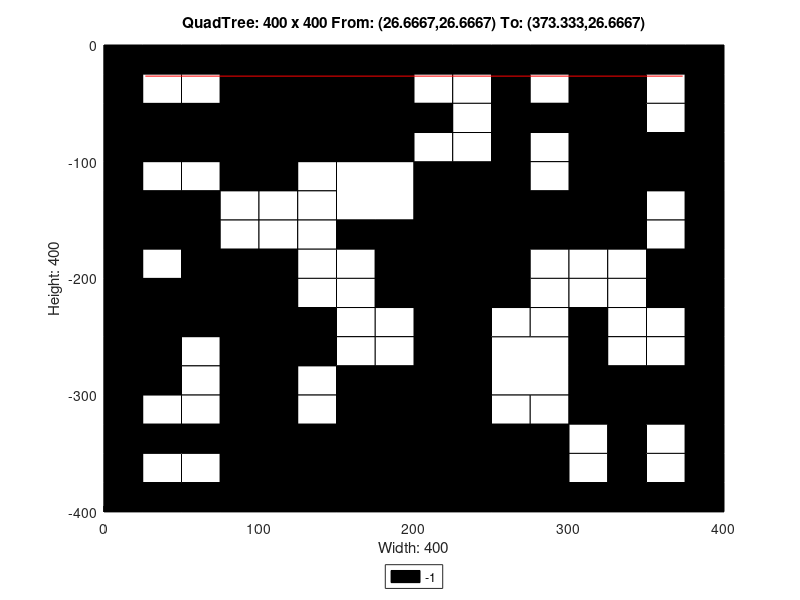

Recreate this plot in MATLAB.
axis([0 400 -400 0]);
title('QuadTree: 400 x 400 From: (26.6667,26.6667) To: (373.333,26.6667)');
xlabel('Width: 400');
ylabel('Height: 400');
rectangle('Position',[100 -100 100 100], 'FaceColor',[0 0 0]);
rectangle('Position',[0 -100 50 50], 'FaceColor',[0 0 0]);
rectangle('Position',[50 -100 50 50], 'FaceColor',[0 0 0]);
rectangle('Position',[150 -150 50 50], 'FaceColor',[1 1 1]);
rectangle('Position',[300 -50 50 50], 'FaceColor',[0 0 0]);
rectangle('Position',[300 -100 50 50], 'FaceColor',[0 0 0]);
rectangle('Position',[200 -150 50 50], 'FaceColor',[0 0 0]);
rectangle('Position',[200 -200 50 50], 'FaceColor',[0 0 0]);
rectangle('Position',[300 -150 50 50], 'FaceColor',[0 0 0]);
rectangle('Position',[0 -250 50 50], 'FaceColor',[0 0 0]);
rectangle('Position',[50 -250 50 50], 'FaceColor',[0 0 0]);
rectangle('Position',[0 -300 50 50], 'FaceColor',[0 0 0]);
rectangle('Position',[150 -350 50 50], 'FaceColor',[0 0 0]);
rectangle('Position',[100 -400 50 50], 'FaceColor',[0 0 0]);
rectangle('Position',[150 -400 50 50], 'FaceColor',[0 0 0]);
rectangle('Position',[200 -250 50 50], 'FaceColor',[0 0 0]);
rectangle('Position',[200 -300 50 50], 'FaceColor',[0 0 0]);
rectangle('Position',[250 -300 50 50], 'FaceColor',[1 1 1]);
rectangle('Position',[200 -350 50 50], 'FaceColor',[0 0 0]);
rectangle('Position',[200 -400 50 50], 'FaceColor',[0 0 0]);
rectangle('Position',[250 -400 50 50], 'FaceColor',[0 0 0]);
rectangle('Position',[0 -25 25 25], 'FaceColor',[0 0 0]);
rectangle('Position',[25 -25 25 25], 'FaceColor',[0 0 0]);
rectangle('Position',[0 -50 25 25], 'FaceColor',[0 0 0]);
rectangle('Position',[25 -50 25 25], 'FaceColor',[1 1 1]);
rectangle('Position',[50 -25 25 25], 'FaceColor',[0 0 0]);
rectangle('Position',[75 -25 25 25], 'FaceColor',[0 0 0]);
rectangle('Position',[50 -50 25 25], 'FaceColor',[1 1 1]);
rectangle('Position',[75 -50 25 25], 'FaceColor',[0 0 0]);
rectangle('Position',[0 -125 25 25], 'FaceColor',[0 0 0]);
rectangle('Position',[25 -125 25 25], 'FaceColor',[1 1 1]);
rectangle('Position',[0 -150 25 25], 'FaceColor',[0 0 0]);
rectangle('Position',[25 -150 25 25], 'FaceColor',[0 0 0]);
rectangle('Position',[50 -125 25 25], 'FaceColor',[1 1 1]);
rectangle('Position',[75 -125 25 25], 'FaceColor',[0 0 0]);
rectangle('Position',[50 -150 25 25], 'FaceColor',[0 0 0]);
rectangle('Position',[75 -150 25 25], 'FaceColor',[1 1 1]);
rectangle('Position',[0 -175 25 25], 'FaceColor',[0 0 0]);
rectangle('Position',[25 -175 25 25], 'FaceColor',[0 0 0]);
rectangle('Position',[0 -200 25 25], 'FaceColor',[0 0 0]);
rectangle('Position',[25 -200 25 25], 'FaceColor',[1 1 1]);
rectangle('Position',[50 -175 25 25], 'FaceColor',[0 0 0]);
rectangle('Position',[75 -175 25 25], 'FaceColor',[1 1 1]);
rectangle('Position',[50 -200 25 25], 'FaceColor',[0 0 0]);
rectangle('Position',[75 -200 25 25], 'FaceColor',[0 0 0]);
rectangle('Position',[100 -125 25 25], 'FaceColor',[0 0 0]);
rectangle('Position',[125 -125 25 25], 'FaceColor',[1 1 1]);
rectangle('Position',[100 -150 25 25], 'FaceColor',[1 1 1]);
rectangle('Position',[125 -150 25 25], 'FaceColor',[1 1 1]);
rectangle('Position',[100 -175 25 25], 'FaceColor',[1 1 1]);
rectangle('Position',[125 -175 25 25], 'FaceColor',[1 1 1]);
rectangle('Position',[100 -200 25 25], 'FaceColor',[0 0 0]);
rectangle('Position',[125 -200 25 25], 'FaceColor',[1 1 1]);
rectangle('Position',[150 -175 25 25], 'FaceColor',[0 0 0]);
rectangle('Position',[175 -175 25 25], 'FaceColor',[0 0 0]);
rectangle('Position',[150 -200 25 25], 'FaceColor',[1 1 1]);
rectangle('Position',[175 -200 25 25], 'FaceColor',[0 0 0]);
rectangle('Position',[200 -25 25 25], 'FaceColor',[0 0 0]);
rectangle('Position',[225 -25 25 25], 'FaceColor',[0 0 0]);
rectangle('Position',[200 -50 25 25], 'FaceColor',[1 1 1]);
rectangle('Position',[225 -50 25 25], 'FaceColor',[1 1 1]);
rectangle('Position',[250 -25 25 25], 'FaceColor',[0 0 0]);
rectangle('Position',[275 -25 25 25], 'FaceColor',[0 0 0]);
rectangle('Position',[250 -50 25 25], 'FaceColor',[0 0 0]);
rectangle('Position',[275 -50 25 25], 'FaceColor',[1 1 1]);
rectangle('Position',[200 -75 25 25], 'FaceColor',[0 0 0]);
rectangle('Position',[225 -75 25 25], 'FaceColor',[1 1 1]);
rectangle('Position',[200 -100 25 25], 'FaceColor',[1 1 1]);
rectangle('Position',[225 -100 25 25], 'FaceColor',[1 1 1]);
rectangle('Position',[250 -75 25 25], 'FaceColor',[0 0 0]);
rectangle('Position',[275 -75 25 25], 'FaceColor',[0 0 0]);
rectangle('Position',[250 -100 25 25], 'FaceColor',[0 0 0]);
rectangle('Position',[275 -100 25 25], 'FaceColor',[1 1 1]);
rectangle('Position',[350 -25 25 25], 'FaceColor',[0 0 0]);
rectangle('Position',[375 -25 25 25], 'FaceColor',[0 0 0]);
rectangle('Position',[350 -50 25 25], 'FaceColor',[1 1 1]);
rectangle('Position',[375 -50 25 25], 'FaceColor',[0 0 0]);
rectangle('Position',[350 -75 25 25], 'FaceColor',[1 1 1]);
rectangle('Position',[375 -75 25 25], 'FaceColor',[0 0 0]);
rectangle('Position',[350 -100 25 25], 'FaceColor',[0 0 0]);
rectangle('Position',[375 -100 25 25], 'FaceColor',[0 0 0]);
rectangle('Position',[250 -125 25 25], 'FaceColor',[0 0 0]);
rectangle('Position',[275 -125 25 25], 'FaceColor',[1 1 1]);
rectangle('Position',[250 -150 25 25], 'FaceColor',[0 0 0]);
rectangle('Position',[275 -150 25 25], 'FaceColor',[0 0 0]);
rectangle('Position',[250 -175 25 25], 'FaceColor',[0 0 0]);
rectangle('Position',[275 -175 25 25], 'FaceColor',[0 0 0]);
rectangle('Position',[250 -200 25 25], 'FaceColor',[0 0 0]);
rectangle('Position',[275 -200 25 25], 'FaceColor',[1 1 1]);
rectangle('Position',[350 -125 25 25], 'FaceColor',[0 0 0]);
rectangle('Position',[375 -125 25 25], 'FaceColor',[0 0 0]);
rectangle('Position',[350 -150 25 25], 'FaceColor',[1 1 1]);
rectangle('Position',[375 -150 25 25], 'FaceColor',[0 0 0]);
rectangle('Position',[300 -175 25 25], 'FaceColor',[0 0 0]);
rectangle('Position',[325 -175 25 25], 'FaceColor',[0 0 0]);
rectangle('Position',[300 -200 25 25], 'FaceColor',[1 1 1]);
rectangle('Position',[325 -200 25 25], 'FaceColor',[1 1 1]);
rectangle('Position',[350 -175 25 25], 'FaceColor',[1 1 1]);
rectangle('Position',[375 -175 25 25], 'FaceColor',[0 0 0]);
rectangle('Position',[350 -200 25 25], 'FaceColor',[0 0 0]);
rectangle('Position',[375 -200 25 25], 'FaceColor',[0 0 0]);
rectangle('Position',[50 -275 25 25], 'FaceColor',[1 1 1]);
rectangle('Position',[75 -275 25 25], 'FaceColor',[0 0 0]);
rectangle('Position',[50 -300 25 25], 'FaceColor',[1 1 1]);
rectangle('Position',[75 -300 25 25], 'FaceColor',[0 0 0]);
rectangle('Position',[100 -225 25 25], 'FaceColor',[0 0 0]);
rectangle('Position',[125 -225 25 25], 'FaceColor',[1 1 1]);
rectangle('Position',[100 -250 25 25], 'FaceColor',[0 0 0]);
rectangle('Position',[125 -250 25 25], 'FaceColor',[0 0 0]);
rectangle('Position',[150 -225 25 25], 'FaceColor',[1 1 1]);
rectangle('Position',[175 -225 25 25], 'FaceColor',[0 0 0]);
rectangle('Position',[150 -250 25 25], 'FaceColor',[1 1 1]);
rectangle('Position',[175 -250 25 25], 'FaceColor',[1 1 1]);
rectangle('Position',[100 -275 25 25], 'FaceColor',[0 0 0]);
rectangle('Position',[125 -275 25 25], 'FaceColor',[0 0 0]);
rectangle('Position',[100 -300 25 25], 'FaceColor',[0 0 0]);
rectangle('Position',[125 -300 25 25], 'FaceColor',[1 1 1]);
rectangle('Position',[150 -275 25 25], 'FaceColor',[1 1 1]);
rectangle('Position',[175 -275 25 25], 'FaceColor',[1 1 1]);
rectangle('Position',[150 -300 25 25], 'FaceColor',[0 0 0]);
rectangle('Position',[175 -300 25 25], 'FaceColor',[0 0 0]);
rectangle('Position',[0 -325 25 25], 'FaceColor',[0 0 0]);
rectangle('Position',[25 -325 25 25], 'FaceColor',[1 1 1]);
rectangle('Position',[0 -350 25 25], 'FaceColor',[0 0 0]);
rectangle('Position',[25 -350 25 25], 'FaceColor',[0 0 0]);
rectangle('Position',[50 -325 25 25], 'FaceColor',[1 1 1]);
rectangle('Position',[75 -325 25 25], 'FaceColor',[0 0 0]);
rectangle('Position',[50 -350 25 25], 'FaceColor',[0 0 0]);
rectangle('Position',[75 -350 25 25], 'FaceColor',[0 0 0]);
rectangle('Position',[0 -375 25 25], 'FaceColor',[0 0 0]);
rectangle('Position',[25 -375 25 25], 'FaceColor',[1 1 1]);
rectangle('Position',[0 -400 25 25], 'FaceColor',[0 0 0]);
rectangle('Position',[25 -400 25 25], 'FaceColor',[0 0 0]);
rectangle('Position',[50 -375 25 25], 'FaceColor',[1 1 1]);
rectangle('Position',[75 -375 25 25], 'FaceColor',[0 0 0]);
rectangle('Position',[50 -400 25 25], 'FaceColor',[0 0 0]);
rectangle('Position',[75 -400 25 25], 'FaceColor',[0 0 0]);
rectangle('Position',[100 -325 25 25], 'FaceColor',[0 0 0]);
rectangle('Position',[125 -325 25 25], 'FaceColor',[1 1 1]);
rectangle('Position',[100 -350 25 25], 'FaceColor',[0 0 0]);
rectangle('Position',[125 -350 25 25], 'FaceColor',[0 0 0]);
rectangle('Position',[250 -225 25 25], 'FaceColor',[0 0 0]);
rectangle('Position',[275 -225 25 25], 'FaceColor',[1 1 1]);
rectangle('Position',[250 -250 25 25], 'FaceColor',[1 1 1]);
rectangle('Position',[275 -250 25 25], 'FaceColor',[1 1 1]);
rectangle('Position',[300 -225 25 25], 'FaceColor',[1 1 1]);
rectangle('Position',[325 -225 25 25], 'FaceColor',[1 1 1]);
rectangle('Position',[300 -250 25 25], 'FaceColor',[0 0 0]);
rectangle('Position',[325 -250 25 25], 'FaceColor',[1 1 1]);
rectangle('Position',[350 -225 25 25], 'FaceColor',[0 0 0]);
rectangle('Position',[375 -225 25 25], 'FaceColor',[0 0 0]);
rectangle('Position',[350 -250 25 25], 'FaceColor',[1 1 1]);
rectangle('Position',[375 -250 25 25], 'FaceColor',[0 0 0]);
rectangle('Position',[300 -275 25 25], 'FaceColor',[0 0 0]);
rectangle('Position',[325 -275 25 25], 'FaceColor',[1 1 1]);
rectangle('Position',[300 -300 25 25], 'FaceColor',[0 0 0]);
rectangle('Position',[325 -300 25 25], 'FaceColor',[0 0 0]);
rectangle('Position',[350 -275 25 25], 'FaceColor',[1 1 1]);
rectangle('Position',[375 -275 25 25], 'FaceColor',[0 0 0]);
rectangle('Position',[350 -300 25 25], 'FaceColor',[0 0 0]);
rectangle('Position',[375 -300 25 25], 'FaceColor',[0 0 0]);
rectangle('Position',[250 -325 25 25], 'FaceColor',[1 1 1]);
rectangle('Position',[275 -325 25 25], 'FaceColor',[1 1 1]);
rectangle('Position',[250 -350 25 25], 'FaceColor',[0 0 0]);
rectangle('Position',[275 -350 25 25], 'FaceColor',[0 0 0]);
rectangle('Position',[300 -325 25 25], 'FaceColor',[0 0 0]);
rectangle('Position',[325 -325 25 25], 'FaceColor',[0 0 0]);
rectangle('Position',[300 -350 25 25], 'FaceColor',[1 1 1]);
rectangle('Position',[325 -350 25 25], 'FaceColor',[0 0 0]);
rectangle('Position',[350 -325 25 25], 'FaceColor',[0 0 0]);
rectangle('Position',[375 -325 25 25], 'FaceColor',[0 0 0]);
rectangle('Position',[350 -350 25 25], 'FaceColor',[1 1 1]);
rectangle('Position',[375 -350 25 25], 'FaceColor',[0 0 0]);
rectangle('Position',[300 -375 25 25], 'FaceColor',[1 1 1]);
rectangle('Position',[325 -375 25 25], 'FaceColor',[0 0 0]);
rectangle('Position',[300 -400 25 25], 'FaceColor',[0 0 0]);
rectangle('Position',[325 -400 25 25], 'FaceColor',[0 0 0]);
rectangle('Position',[350 -375 25 25], 'FaceColor',[1 1 1]);
rectangle('Position',[375 -375 25 25], 'FaceColor',[0 0 0]);
rectangle('Position',[350 -400 25 25], 'FaceColor',[0 0 0]);
rectangle('Position',[375 -400 25 25], 'FaceColor',[0 0 0]);
X=[373.333,26.6667];
Y=[-26.6667,-26.6667];
hold on;
plot(X,Y,'r');
legend('-1','Location','southoutside');
